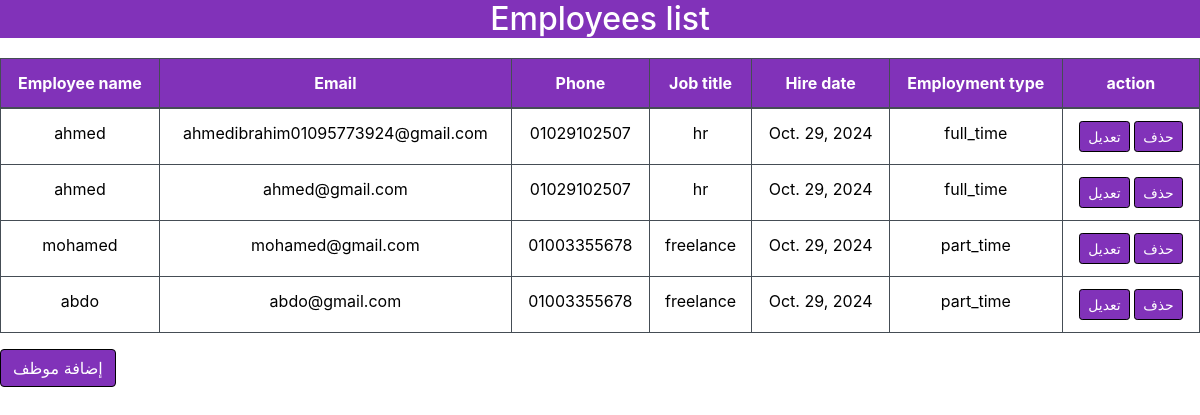
Page /home/employees/ on the earlier database version.
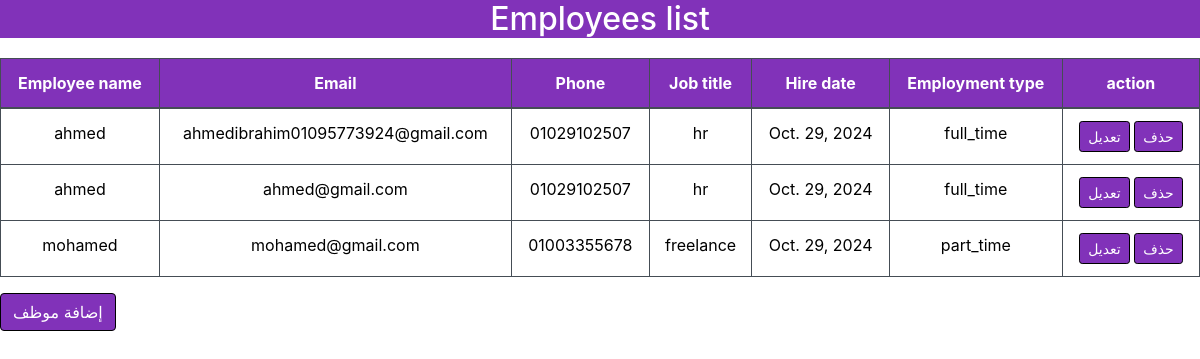
Same page on the later database version.
### employees/models.py (models this page shows, shortened)
class Employee(models.Model):
    name = models.CharField(max_length=100)
    email = models.EmailField(unique=True)
    phone_number = models.CharField(max_length=15)
    job_title = models.CharField(max_length=100)
    hire_date = models.DateField()
    EMPLOYMENT_TYPE_CHOICES = [
        ('part_time', 'part_time'),
        ('full_time', 'full_time'),
    ]
    employment_type = models.CharField(max_length=10, choices=EMPLOYMENT_TYPE_CHOICES, default='full_time')

### employees/views.py (the view)
# urls.py: path('', employee_list, name='employee_list'),
def employee_list(request):
    employees = Employee.objects.all()
    return render(request, 'employees/employee_list.html', {'employees': employees})

### employees/templates/employees/employee_list.html (shortened to what this page needs)
<!DOCTYPE html>
<html lang="en">
    <head>
        <link href="https://stackpath.bootstrapcdn.com/bootstrap/4.5.2/css/bootstrap.min.css" rel="stylesheet">
<h2 class="text-center" style="background-color: #8132b9; color: #fff;">Employees list</h2>
<table class="table table-dark table-striped">
    <thead>
        <tr>
            <th>Employee name</th>
            <th>Email</th>
            <th>Phone</th>
            <th>Job title</th>
            <th>Hire date</th>
            <th>Employment type</th>
            <th>action</th>
        </tr>
    </thead>
    <tbody>
        {% for employee in employees %}
        <tr style="background-color: #fff; color: #000;">
            <td>{{ employee.name }}</td>
            <td>{{ employee.email }}</td>
            <td>{{ employee.phone_number }}</td>
            <td>{{ employee.job_title }}</td>
            <td>{{ employee.hire_date}}</td>
            <td>{{ employee.employment_type}}</td>
            <td>
                <a href="{% url 'employees:edit_employee' employee.pk %}" class="btn btn-warning btn-sm" style="color: #fff;">تعديل</a>
                <a href="{% url 'employees:delete_employee' employee.pk %}" class="btn btn-danger btn-sm" style="color: #fff;">حذف</a>
            </td>
        </tr>
        {% endfor %}
    </tbody>
</table>
<a href="{% url 'employees:add_employee' %}" class="btn btn-primary" style="color: #fff;">إضافة موظف</a>

### employees/templates/employees/employee_list.html (style rules this page uses)
table { border-collapse: collapse; width: 100%; margin-top: 20px; }
th, td { border: 1px solid #8132b9; padding: 10px; text-align: center; }
th { background-color: #8132b9; }
.btn { background-color: #8132b9; color: black; border: 1px solid black; }

Differences in the rows shown:
removed Employee: name "abdo", email "abdo@gmail.com", phone_number "01003355678", job_title "freelance", hire_date "Oct. 29, 2024", employment_type "part_time"
